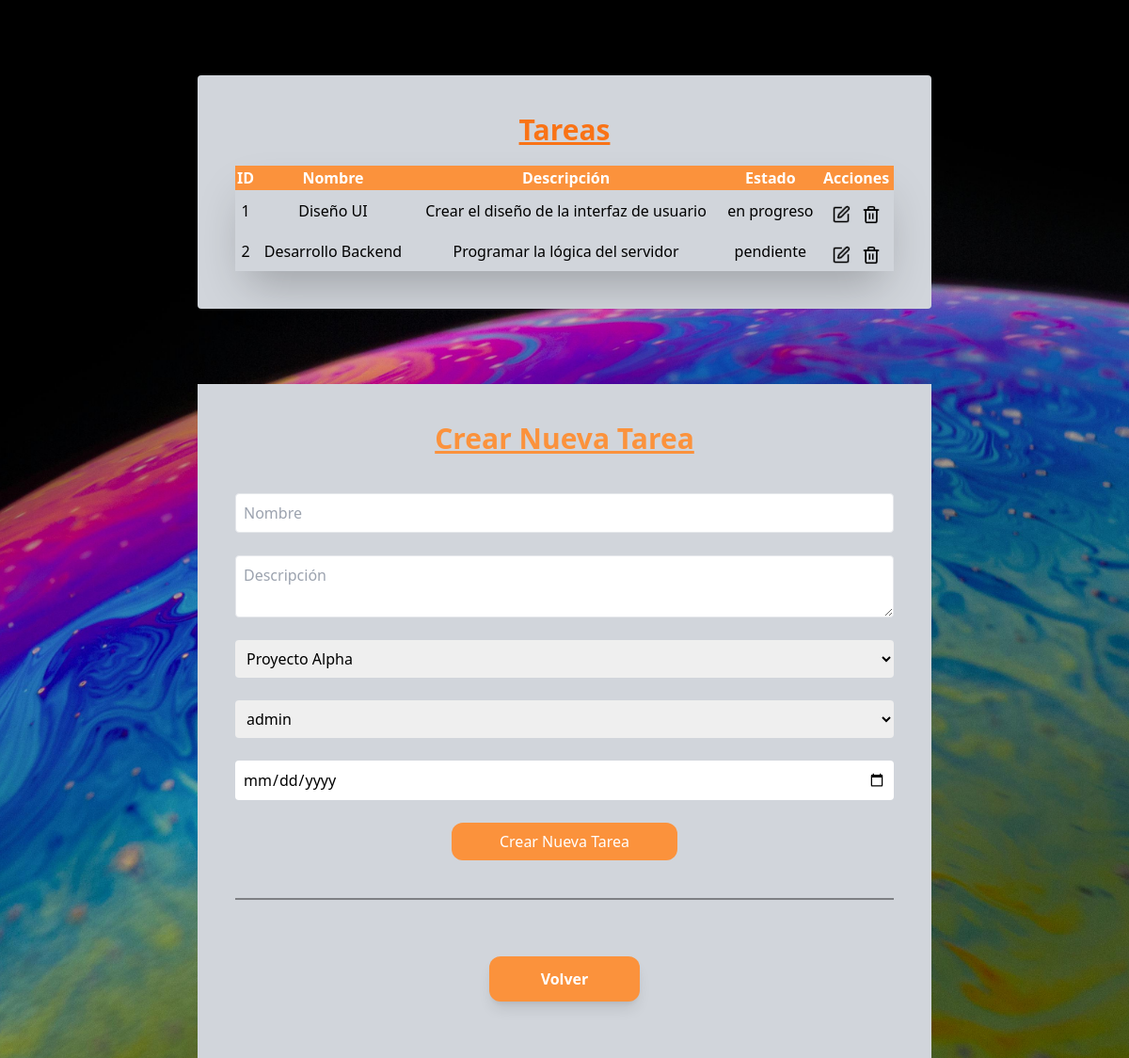
Screenshot of /php/admin/adminTareas.php with the database file from the repository.
### tables this page shows
CREATE TABLE tareas (
    id_tarea INT AUTO_INCREMENT PRIMARY KEY,
    nombre VARCHAR(100) NOT NULL,
    descripcion TEXT,
    id_proyecto INT NOT NULL,
    usuario VARCHAR(50) NOT NULL,
    fecha_asignacion DATE NOT NULL,
    fecha_vencimiento DATE CHECK (fecha_vencimiento IS NULL OR fecha_vencimiento > fecha_asignacion),
    estado ENUM('pendiente', 'en progreso', 'completada') NOT NULL,
    FOREIGN KEY (id_proyecto) REFERENCES proyectos(id_proyecto) ON DELETE CASCADE,
    FOREIGN KEY (usuario) REFERENCES usuarios(usuario) ON DELETE CASCADE
);

### php/database.php (called while the page is built, shortened)
<?php
function obtener_todos_los_usuarios($con) {
    $sql = "SELECT * FROM usuarios";
    return $con->query($sql);
}
function obtener_todas_las_tareas($con) {
    $sql = "SELECT * FROM tareas";
    return $con->query($sql);
}

### php/admin/adminTareas.php (the view, shortened to what this page needs)
<?php
include '../database.php';
$con = crearConexion();
$result_tareas = obtener_todas_las_tareas($con);
$result_usuarios = obtener_todos_los_usuarios($con);
$result_proyectos = $con->query("SELECT id_proyecto, nombre FROM proyectos");
?>
<!DOCTYPE html>
<html>
<head>
    <script src="https://cdn.tailwindcss.com"></script>
</head>
<body
    class="w-full min-h-screen flex justify-center items-center bg-cover bg-center bg-fixed z-10 bg-[url('../../img/pixels14.jpg')]">
    <div class="flex flex-col w-full md:max-w-[65%] max-w-[95%] justify-center items-center gap-20 pt-20">
        <div class="flex flex-col p-10 w-full max-w-full gap-5 bg-gray-300 rounded">
                <h2 class="font-bold text-orange-500 text-center text-3xl underline">Tareas</h2>
            <div
                class='flex flex-col bg-gray-300 max-h-[300px] text-center gap-5 overflow-y-auto shadow-2xl bg-color w-full'>
                <table class='styled-table w-full p-4 text-center rounded'>
                    <tr class='sticky bg-orange-400 text-white top-0 p-4 bg-gray-300'>
                        <th>ID</th>
                        <th>Nombre</th>
                        <th>Descripción</th>
                        <th>Estado</th>
                        <th>Acciones</th>
                    </tr>
                    <?php while ($tarea = $result_tareas->fetch_assoc()) { ?>
                        <tr>
                            <td><?php echo $tarea['id_tarea']; ?></td>
                            <td><?php echo htmlspecialchars($tarea['nombre']); ?></td>
                            <td><?php echo htmlspecialchars($tarea['descripcion']); ?></td>
                            <td><?php echo htmlspecialchars($tarea['estado']); ?></td>
                            <td class="flex justify-center items-center gap-3 pt-4">
                                <form method="POST" action="">
                                    <button type="submit" name="editar_tarea" class="cursor-pointer">
                                        <img src='../../img/square-pen.png' alt='Editar' style='width: 20px; height: 20px;'
                                            class='hover:bg-green-500 hover:scale-105' />
                                    </button>
                                </form>
                                <form method="POST" action="">
                                    <button type="submit"
                                        onclick="return confirm('¿Estás seguro de que quieres eliminar este usuario?');"
                                        class="cursor-pointer">
                                        <img src="../../img/trash-2.png" alt="Eliminar" style="width: 20px; height: 20px;"
                                            class="hover:bg-red-500 hover:scale-105">
                                    </button>
                                </form>
                            </td>
                        </tr>
                    <?php } ?>
                </table>
            </div>
        </div>
        <div class="flex flex-col gap-10 p-10 w-full max-w-full bg-gray-300 justify-center items-center">
            <h2 class="font-bold text-orange-400 text-3xl underline">Crear Nueva Tarea</h2>
            <form method="POST" action="" class="flex flex-col w-full justify-center items-center gap-6">
                <input type="text" name="nombre" placeholder="Nombre" required class="p-2 border rounded w-full" />
                <textarea name="descripcion" placeholder="Descripción" required class="p-2 border rounded w-full"></textarea>
                <select name="id_proyecto" class="p-2 rounded w-full">
                    <?php while ($proyecto = $result_proyectos->fetch_assoc()) { ?>
                        <option value="<?php echo $proyecto['id_proyecto']; ?>">
                            <?php echo htmlspecialchars($proyecto['nombre']); ?></option>
                    <?php } ?>
                </select>
                <select name="usuario_asignado" class="p-2 rounded w-full">
                    <?php while ($usuario = $result_usuarios->fetch_assoc()) { ?>
                        <option value="<?php echo $usuario['usuario']; ?>">
                            <?php echo htmlspecialchars($usuario['usuario']); ?></option>
                    <?php } ?>
                </select>
                <input type="date" name="fecha_vencimiento" class="p-2 rounded w-full" class="p-2 border rounded" required />
                <button type="submit" name="crear_tarea"
                    class="p-2 bg-orange-400 hover:bg-orange-700 cursor-pointer text-white w-[15em] rounded-xl">Crear Nueva Tarea
                </button>
            </form>
            <span class="block h-0.5 w-full bg-black opacity-40"></span>
            <div class="flex justify-center items-center gap-10">
                <form action="../logout.php" method="POST" class="p-5 flex flex-col md:flex-row gap-10">
                    <button type="button" onclick="history.back()" class="bg-orange-400 hover:bg-orange-700 text-white font-bold rounded-xl w-[10em] p-3 shadow-lg">Volver</button>
                </form>
            </div>
        </div>

### rows the page displays
tareas: id_tarea "1", nombre "Diseño UI", descripcion "Crear el diseño de la interfaz de usuario", estado "en progreso"
tareas: id_tarea "2", nombre "Desarrollo Backend", descripcion "Programar la lógica del servidor", estado "pendiente"

### other values shown
form field id_proyecto "Proyecto Alpha"
form field usuario_asignado "admin"
